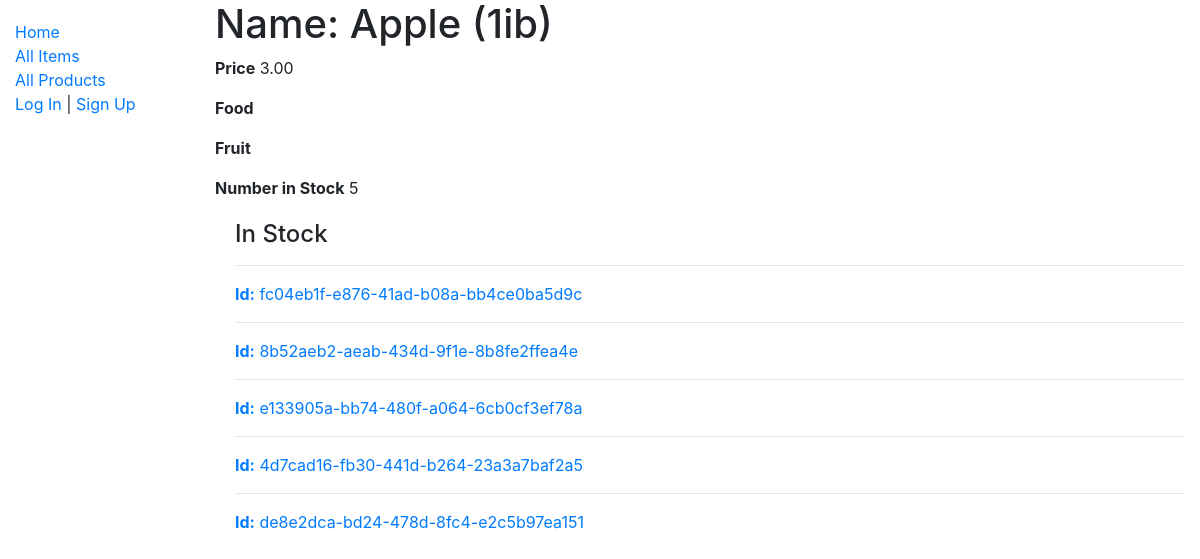
/custport/item/4, run on an earlier commit of the app's database.
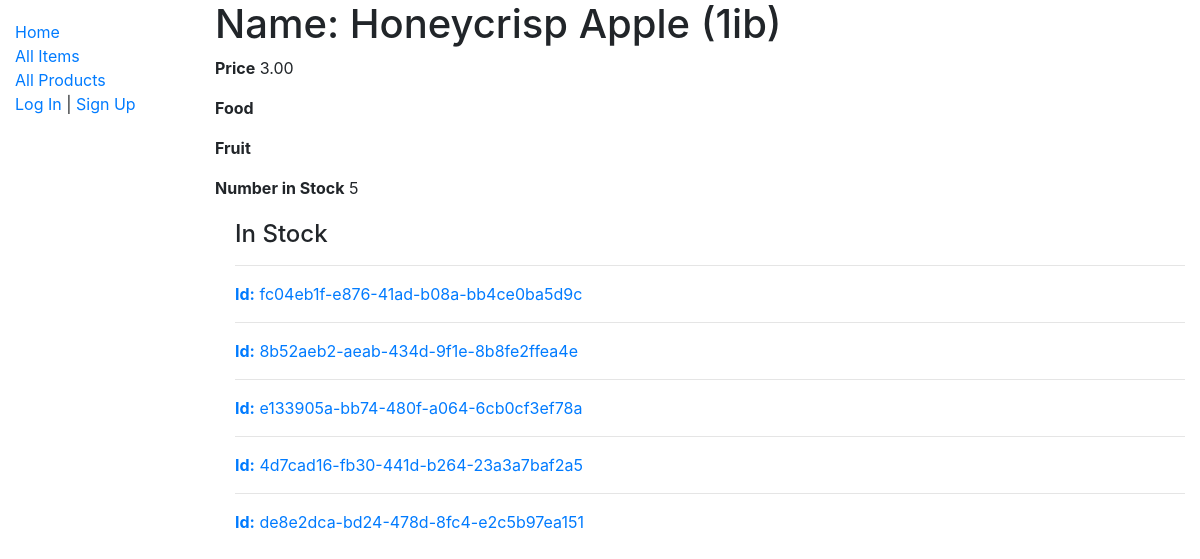
And on a later commit of the database.
### custport/models.py (models this page shows, shortened)
class Item(models.Model):
    name = models.CharField(max_length=200)
    product_type = models.ManyToManyField('Product', help_text='Select a Product Type')
    price = models.DecimalField(max_digits=10 ,decimal_places=2, default=0.00)
    picture = models.ImageField(upload_to='images/', default='images/default.png')

### custport/views.py (the view)
# urls.py: path('item/<int:pk>', views.ItemDetailView.as_view(), name='item-detail'),
class ItemDetailView(generic.DetailView):
    model = Item

### custport/models.py (called while the page is built)
    def __str__(self):
        return self.name

    def get_absolute_url(self):
        return reverse('iteminstance-detail', args=[str(self.id)])

### custport/templates/custport/item_detail.html
{% extends "base_generic.html" %}
{% block content %}
  <h1>Name: {{ item.name }}</h1>
  <p><strong>Price</strong> {{ item.price }}</p>
  {% for product_type in item.product_type.all %}
      <p><strong>{{ product_type }}</strong></p>
  {% endfor %}
  <p><strong>Number in Stock</strong> {{ item.iteminstance_set.all.count }}</p>
  <div style="margin-left:20px;margin-top:20px">
    <h4>In Stock</h4>
    {% for stock in item.iteminstance_set.all %}
      <hr>
      <a href="{{ stock.get_absolute_url }}"><p class="text-muted"><strong>Id:</strong> {{ stock.id }}</a></p>
    {% endfor %}
  </div>
{% endblock %}

What changed in the data, as far as the page shows it:
changed Item: name "Apple (1ib)" → "Honeycrisp Apple (1ib)"
